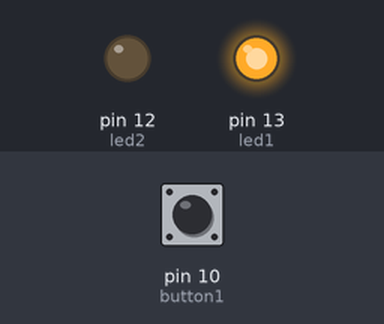
Recording of a sketch running on a simulated Arduino Uno, built with avr-gcc and run on an emulated ATmega328P. Parts: output pins drawn as LEDs (lit = HIGH). The test bench sets the inputs (shaded band); at power-on: pin 10 (button1) HIGH. What the sketch prints to the serial monitor is not drawn.

Above: at 0.1 s.
At 0.7 s:
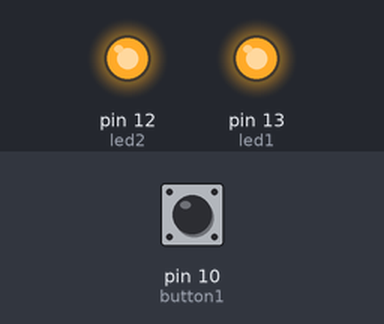
At 3.7 s:
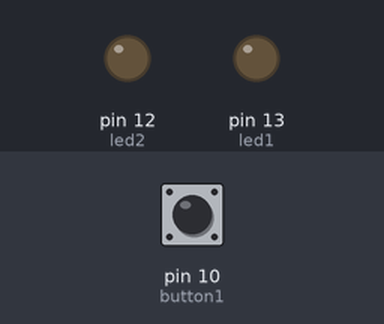
Timing chart, 0 to 5.5 s (numbered marks = the images above):
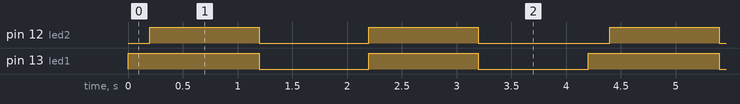

The sketch:

lab0_interrupt.ino
```cpp
//naming pins
int led1 = 13;
int led2 = 12;
int button1 = 10;

int buttoncounter = 0; //counts how many times button pushed
int buttonstate = 3;  //tells current state of button
int laststate = 3;  //tells previous state of button

int debouncebuttonstate;
int lastdebouncebuttonstate = LOW;
long lastdebouncetime = 0;         // the last time the output pin was toggled
long debouncedelay = 200;   // the debounce time, increase if the output flickers

// the setup routine runs once when you press reset:
void setup() {
  // initialize the digital pin as an output.
  pinMode(led1, OUTPUT);
  pinMode(led2, OUTPUT);
  pinMode(button1, INPUT);
  Serial.begin (9600);

}

// the loop routine runs over and over again forever:
// all blinking
void loop() {
int reading = digitalRead (button1);
if (reading != laststate) {
  lastdebouncetime = millis ();
}

if ((millis() - lastdebouncetime) > debouncedelay) {
  if (reading != laststate) {
    laststate = reading;
  //if buttonstate has changed, increment counter
  if (buttonstate == HIGH) {
    buttoncounter++; // button went from "off' to "on"
  }
  }
}


//bouncing
if (buttoncounter % 4==0) {
  Serial.println("mode 0");
  digitalWrite(led1, HIGH);  // turn the LED on (HIGH is the voltage level)
  delay(200);
  digitalWrite(led2, HIGH);
  delay(1000);               // wait for a second
  digitalWrite(led1, LOW);    // turn the LED off by making the voltage LOW
  digitalWrite(led2, LOW);
  delay(1000);               // wait for a second
}
//all on
if (buttoncounter % 5==0) {
  digitalWrite(led1, HIGH);  // turn the LED on (HIGH is the voltage level)
  digitalWrite(led2, HIGH);
}
//flashing together
if (buttoncounter % 6==0) {
  digitalWrite(led1, HIGH);  // turn the LED on (HIGH is the voltage level)
  digitalWrite(led2, HIGH);
  delay(1000);               // wait for a second
  digitalWrite(led1, LOW);    // turn the LED off by making the voltage LOW
  digitalWrite(led2, LOW);
  delay(1000);               // wait for a second
}
//all off
if (buttoncounter % 7==0) {
  digitalWrite(led1, LOW);  // turn the LED off (LOW is the voltage level)
  digitalWrite(led2, LOW);
if (buttoncounter >= 8) {
  buttoncounter=4;
}
}
}
```

Measured:
- by itself, pin 12 (led2): repeats every 4.2 s: LOW 1.0 s, HIGH 1.0 s, LOW 1.2 s, HIGH 1.0 s
- by itself, pin 13 (led1): repeats every 4.2 s: LOW 1.0 s, HIGH 1.0 s, LOW 1.0 s, HIGH 1.2 s
- by itself, everything shown: repeats every 4.2 s, in 5 steps
